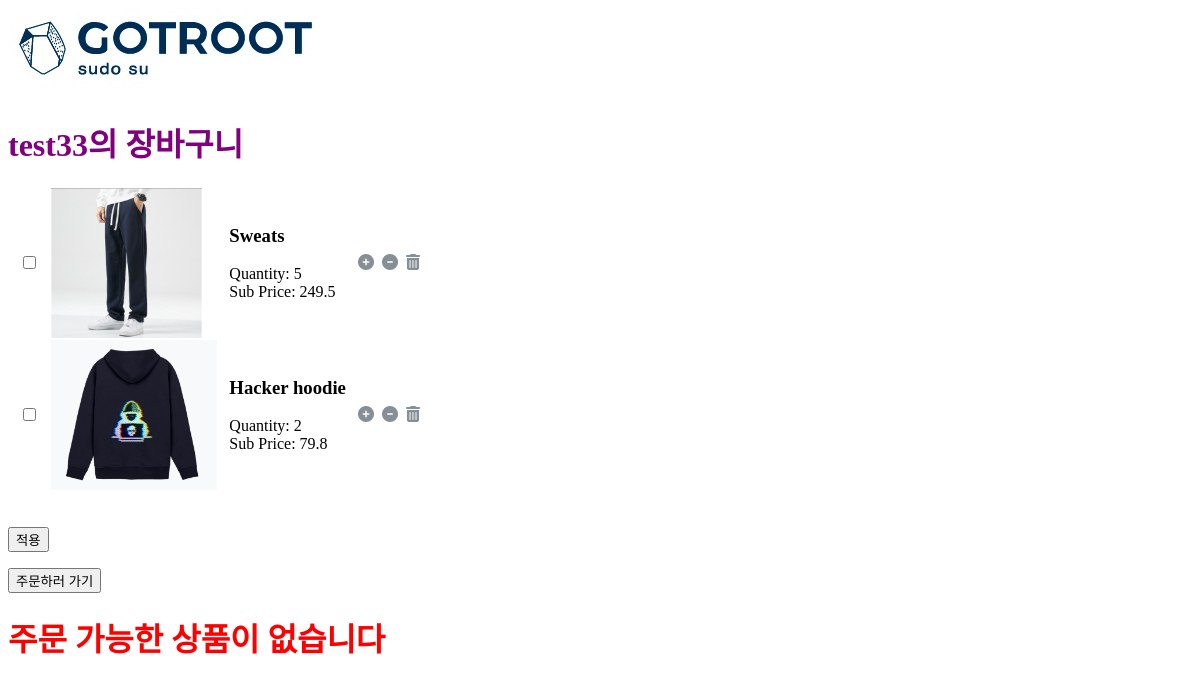
The app's page /order/detail/ (signed in) with its own data.
### user/models.py (models this page shows, shortened)
class User(AbstractUser):
    email = models.EmailField(unique=True, null=False, max_length=255, verbose_name="이메일")
    username = models.CharField(unique=True, null=False, max_length=20, verbose_name="이름")
    phone_number = models.CharField(blank=True, max_length=255, verbose_name="핸드폰")
    address = models.CharField(blank=True, max_length=255, verbose_name="주소")
    gender = models.CharField(blank=True, choices=GENDER_CHOICES, max_length=255)
    is_active = models.BooleanField(default=True)
    is_staff = models.BooleanField(default=False)
    is_superuser = models.BooleanField(default=False)
    objects = UserManager()
    USERNAME_FIELD = 'email' #email로 구분
    REQUIRED_FIELDS = ['username']

### cart/models.py (models this page shows, shortened)
class CartItem(models.Model) :
    product = models.ForeignKey('shop.Product', on_delete=models.CASCADE)
    quantity = models.IntegerField(default=1)
    active = models.BooleanField(default=True)
    cart = models.ForeignKey(Cart, on_delete=models.CASCADE)
    @property
    def get_sub_total(self):
        return self.quantity * self.product.price

### shop/models.py (models this page shows, shortened)
class Product(models.Model):
    name = models.CharField(max_length=100)
    content = models.TextField(max_length=1000)
    category = models.ForeignKey(Category, on_delete=models.CASCADE)
    stock = models.PositiveIntegerField()
    price = models.FloatField()
    created_at = models.DateTimeField(auto_now_add=True)
    modified_at = models.DateTimeField(auto_now=True)
    deleted_at = models.DateTimeField(null=True, blank=True)
    @property
    def get_product_image(self):
        try:
            image = self.productimage_set.get(product=self, is_represent=True)
            return image.image.url
        except:
            random_image = choice(ProductImage.objects.filter(product=self))
            return random_image.image.url

class ProductImage(models.Model):
    product = models.ForeignKey(Product, on_delete=models.CASCADE)
    is_represent = models.BooleanField(default=False)
    image = models.ImageField(upload_to=product_image_path)

### order/views.py (the view, shortened to what this page needs)
# urls.py: path('detail/', views.order_cart, name='order_cart'),
def order_cart(request):
    user = request.user
    cart = Cart.objects.get(user=request.user)
    if cart.get_active_items.count() == 0:
        return render(request, 'cart/index.html', {'cart': cart, 'error_message': "주문 가능한 상품이 없습니다"})

### cart/models.py (called while the page is built)
    @property
    def get_cart_items(self):
        return self.cartitem_set.filter(cart=self)

    @property
    def get_active_items(self):
        return self.cartitem_set.filter(cart=self, active=True)

### cart/templates/cart/index.html (shortened to what this page needs)
{% load static %}
<link rel="stylesheet" href="{% static 'css/cart/custom.css' %}">
<div class="navbar-header">
    <a class="navbar-brand" href="{% url 'shop:index' %}"><img src="{% static 'images/로고.png' %}"></a>
</div>
<h1 style="color: purple;"> {{ request.user.username }}의 장바구니 </h1>
{% if cart %}
<div class="col-12 col-sm-12 col-md-12 col-lg-6 text-center">
    <form action="{% url 'cart:index' %}" method="POST">
        <table class="table my_custom_table">
            <tbody>
            {% for item in cart.get_cart_items %}
                <tr>
                    <td>
                        {% if item.active %}
                        <label>
                            <input type="checkbox" name="active_check" value="{{ item.id }}" checked>
                        </label>
                        {% else %}
                        <label>
                            <input type="checkbox" name="active_check" value="{{ item.id }}">
                        </label>
                        {% endif %}
                    </td>
                    <td>
                        <img src="{{ item.product.get_product_image }}" alt="" class="float-left" style="width: auto; height: 150px;">
                    </td>
                    <td class="text-left">
                        <h3>{{ item.product.name }}</h3>
                        Quantity: {{ item.quantity }}<br>
                        Sub Price: {{ item.get_sub_total }}
                    </td>
                    <td>
                        <a href="{% url 'cart:plus_cart' item.product.id %}" class="custom_a">
                            <i class="fas fa-plus-circle custom_icon"></i></a>&nbsp;
                        <a href="{% url 'cart:minus_cart' item.product.id %}" class="custom_a">
                            <i class="fas fa-minus-circle custom_icon"></i></a>&nbsp;
                        <a href="{% url 'cart:delete_cart' item.product.id %}"  class="custom_a">
                            <i class="fas fa-trash-alt custom_icon"></i></a>
                    </td>
                </tr>
            {% endfor %}
            </tbody>
        </table>
        <br><br><input class="btn btn-success" type="submit" value="적용">
    </form>
</div>
<button onclick='location.href="{% url 'order:order_cart' %}"'>주문하러 가기</button>
{% else %}
<h3>담은 상품이 없습니다.</h3>
{% endif %}
{% if error_message %}
    <h1 style="color:red;"><strong>{{ error_message }}</strong></h1>
{% endif %}

### static/css/cart/custom.css (style rules this page uses)
.my_custom_table { border-spacing: 10px 0px; }
.custom_a { text-decoration: none; }
.custom_icon { text-decoration: none; color: #868e96 !important; }

### records on screen
User: user.username "test33"
CartItem: product.get_product_image (picture), product.name "Sweats", quantity "5", get_sub_total "249.5"
CartItem: product.get_product_image (picture), product.name "Hacker hoodie", quantity "2", get_sub_total "79.8"

### other values on screen
{{ error_message }} "주문 가능한 상품이 없습니다"
